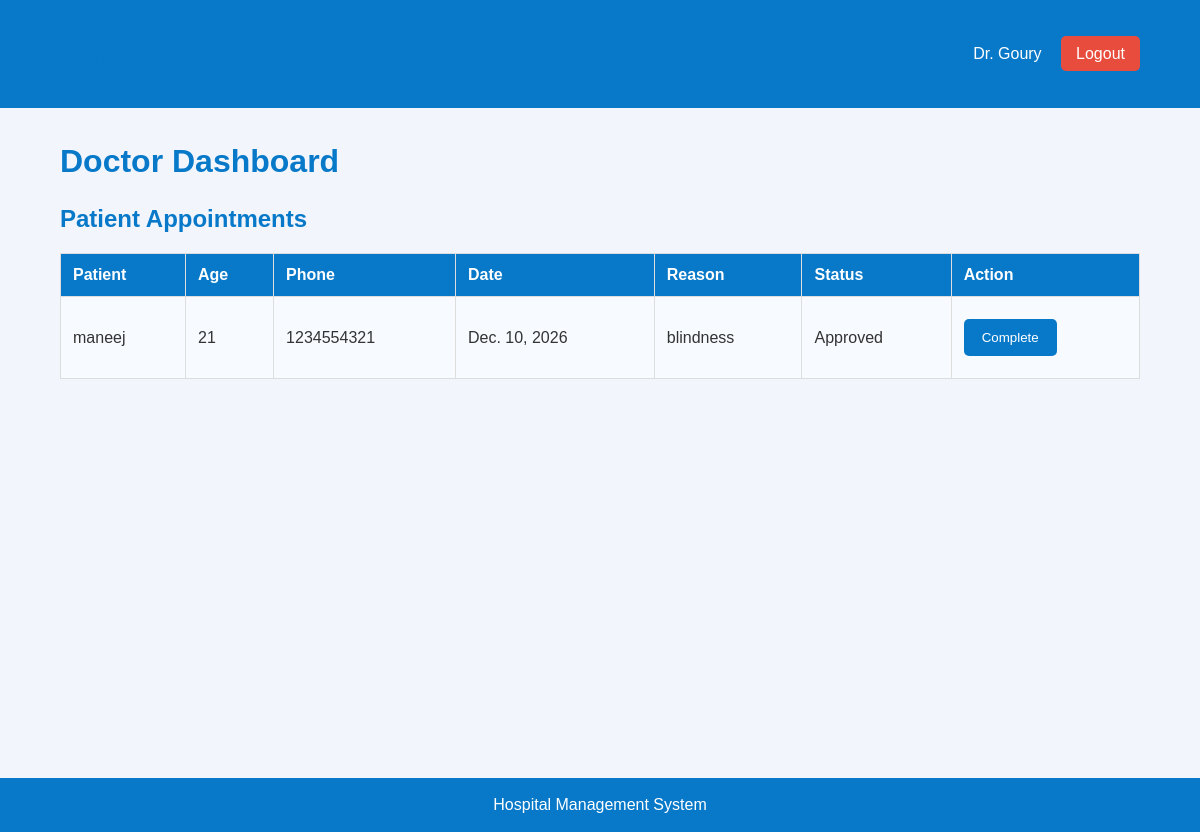
The page /doctor-dashboard/ (signed in) on the database its author committed.
### hp_managment/models.py (models this page shows, shortened)
class Appointment(models.Model):
    STATUS_CHOICES = [
        ('Pending', 'Pending'),
        ('Approved', 'Approved'),
        ('Rejected', 'Rejected'),
        ('Completed', 'Completed'),
        ('Cancelled', 'Cancelled'),
    ]
    patient = models.ForeignKey(
        Patient, on_delete=models.CASCADE
    )
    doctor = models.ForeignKey(
        Doctor, on_delete=models.CASCADE
    )
    appointment_date = models.DateField()
    reason = models.TextField()
    status = models.CharField(
        max_length=20,
        choices=STATUS_CHOICES,
        default='Pending'
    )
    created_at = models.DateTimeField(auto_now_add=True)

class Patient(models.Model):
    user = models.OneToOneField(
        User, on_delete=models.CASCADE
    )
    age = models.IntegerField()
    gender = models.CharField(max_length=20)
    phone = models.CharField(max_length=15)
    address = models.TextField()

### hp_managment/views.py (the view)
@login_required
@user_passes_test(is_doctor)
def doctor_dashboard(request):
    doctor = get_object_or_404(
        Doctor,
        user=request.user
    )
    appointments = Appointment.objects.filter(
        doctor=doctor
    ).select_related(
        'patient__user'
    ).order_by('-appointment_date')
    return render(
        request,
        'doctor_dashboard.html',
        {'appointments': appointments}
    )

### hp_managment/views.py (called while the page is built)
def is_doctor(user):
    return user.is_authenticated and hasattr(user, 'doctor')

### hp_managment/templates/doctor_dashboard.html (shortened to what this page needs)
{% extends 'base.html' %}
{% block content %}
<h1>Doctor Dashboard</h1>
<h2>Patient Appointments</h2>
<table>
    <tr>
        <th>Patient</th>
        <th>Age</th>
        <th>Phone</th>
        <th>Date</th>
        <th>Reason</th>
        <th>Status</th>
        <th>Action</th>
    </tr>
    {% for a in appointments %}
    <tr>
        <td>{{ a.patient.user.username }}</td>
        <td>{{ a.patient.age }}</td>
        <td>{{ a.patient.phone }}</td>
        <td>{{ a.appointment_date }}</td>
        <td>{{ a.reason }}</td>
        <td>{{ a.status }}</td>
        <td>
            {% if a.status == 'Pending' %}
            <form method="POST"
                  action="{% url 'update_status' a.id %}">
                {% csrf_token %}
                <select name="status">
                    <option value="Approved">Approve</option>
                    <option value="Rejected">Reject</option>
                </select>
                <button type="submit">Update</button>
            </form>
            {% elif a.status == 'Approved' %}
            <form method="POST"
                  action="{% url 'update_status' a.id %}">
                <button type="submit">Complete</button>
            </form>
            {% else %}
                No action
            {% endif %}
        </td>
    </tr>
    {% empty %}
    <tr><td colspan="7">No appointments found.</td></tr>
    {% endfor %}
</table>
{% endblock %}

### hp_managment/templates/base.html (shortened to what this page needs)
{% load static %}
<!DOCTYPE html>
<html lang="en">
<head>
    <link rel="stylesheet" href="{% static 'css/style.css' %}">
</head>
<body>
<nav class="navbar">
    <h2>HealthCare HMS</h2>
    {% if user.is_authenticated %}
    <div>
        <span>{{ user.username }}</span>
        <a href="{% url 'logout' %}" class="logout">Logout</a>
    </div>
    {% endif %}
</nav>
<div class="container">
    {% block content %}
    {% endblock %}
</div>
<footer>
    Hospital Management System
</footer>
</body>
</html>

### hp_managment/static/css/style.css (style rules this page uses)
* { margin: 0; padding: 0; box-sizing: border-box; }
body { font-family: Arial, sans-serif; background: #f2f6fc; color: #333; }
.navbar { background: #0879c9; color: white; padding: 18px 5%; display: flex; justify-content: space-between; align-items: center; }
.navbar h2 { font-size: 23px; }
.navbar a { color: white; text-decoration: none; }
.logout { background: #e74c3c; padding: 9px 15px; border-radius: 5px; margin-left: 15px; }
.container { width: 90%; max-width: 1200px; margin: 35px auto; min-height: 75vh; }
h1, h2 { margin-bottom: 20px; color: #0879c9; }
h2 { margin-top: 25px; }
button, .btn { background: #0879c9; color: white; border: none; padding: 11px 18px; border-radius: 5px; cursor: pointer; text-decoration: none; display: inline-block; margin: 10px 0; }
table { width: 100%; border-collapse: collapse; background: white; margin: 20px 0 35px; overflow-wrap: anywhere; }
th, td { padding: 12px; border: 1px solid #ddd; text-align: left; }
th { background: #0879c9; color: white; }
tr:nth-child(even) { background: #f7faff; }
footer { background: #0879c9; color: white; text-align: center; padding: 18px; }

### rows shown on the page
Appointment: patient.user.username "maneej", patient.age "21", patient.phone "1234554321", appointment_date "Dec. 10, 2026", reason "blindness", status "Approved", shows "Complete"

### other values the page prints
{{ user.username }} "Dr. Goury"
